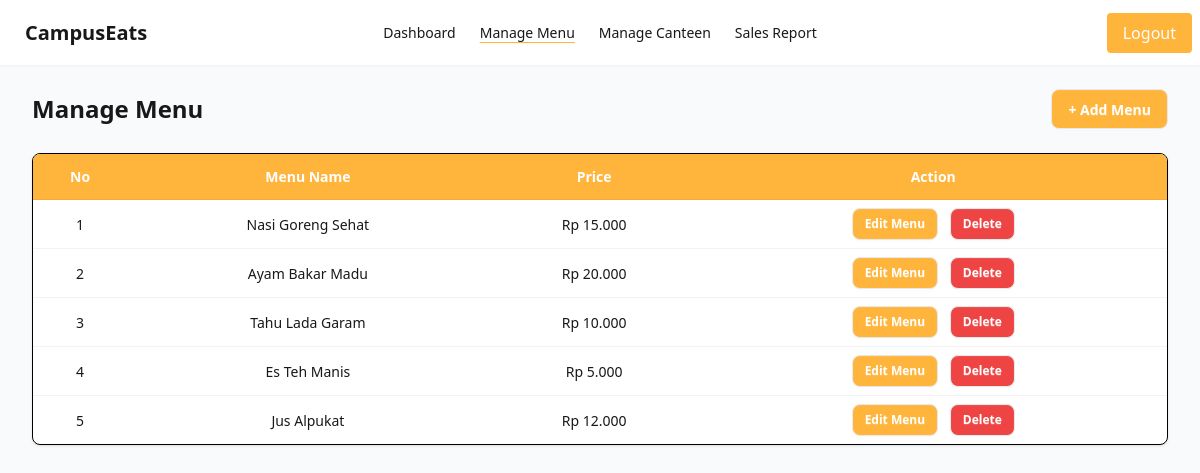
The page /pages/penjual/kelola_menu.php?id_penjual=29 (signed in) on the database its author committed.
### tables this page shows
CREATE TABLE `menu` (
  `id_menu` int(11) NOT NULL,
  `id_penjual` int(11) DEFAULT NULL,
  `nama_menu` varchar(255) NOT NULL,
  `harga` int(11) NOT NULL,
  `gambar` varchar(255) DEFAULT NULL
);

### pages/penjual/kelola_menu.php (the view, shortened to what this page needs)
<?php
if (isset($_GET['id_penjual'])) {
    $id_per_penjual = (int) $_GET['id_penjual'];
} else {
    header("Location: /campuseats/pages/auth/logout.php");
    exit();
}
include "../../database/model.php";
?>
<!DOCTYPE html>
<html data-theme="light" class="bg-background">
<head>
  <link href="/campuseats/dist/output.css" rel="stylesheet" />
  <link href="https://cdn.jsdelivr.net/npm/aos@2.3.4/dist/aos.css" rel="stylesheet">
  <link href="https://cdn.jsdelivr.net/npm/daisyui@5" rel="stylesheet" type="text/css" />
  <link rel="stylesheet" href="https://cdn.jsdelivr.net/npm/notyf/notyf.min.css" />
</head>
<body class="min-h-screen flex flex-col">
  <?php
  include '../../partials/navbar-penjual.php'; ?>
  <main class="w-full max-w-7xl mx-auto mt-6 px-4 sm:px-6 lg:px-8" data-aos="fade-up" data-aos-duration="1000">
  <div class="flex flex-col sm:flex-row justify-between items-start sm:items-center mb-6">
    <h2 class="text-2xl font-bold mb-4 sm:mb-0" data-aos="fade-right" data-aos-duration="1000">Manage Menu</h2>
    <div>
      <a href="tambah-menu.php?id_penjual=<?= $id_per_penjual ?>"
         class="btn bg-kuning text-white font-semibold rounded-lg px-4 py-2 hover:bg-yellow-600 whitespace-nowrap">
        + Add Menu
      </a>
    </div>
  </div>
  <div class="overflow-x-auto bg-white rounded-lg shadow border border-black">
    <?php
    $ambil_data_menu = mysqli_query($koneksi, "SELECT id_menu, nama_menu AS menu, harga FROM menu WHERE id_penjual = '$id_per_penjual'");
    if (mysqli_num_rows($ambil_data_menu) == 0) {
      echo "<p class='text-base mx-auto m-4 text-center text-gray-500'>No menu has been added yet</p>";
    } else {
      echo "
        <table class='table w-full min-w-[600px] text-center'>
          <thead class='bg-kuning text-white'>
            <tr>
              <th class='px-2 py-3'>No</th>
              <th class='px-2 py-3'>Menu Name</th>
              <th class='px-2 py-3'>Price</th>
              <th class='px-2 py-3'>Action</th>
            </tr>
          </thead>
          <tbody>
      ";
      $no = 1;
      while ($menu = mysqli_fetch_assoc($ambil_data_menu)) {
        $harga = number_format($menu['harga'], 0, ',', '.');
        echo "
          <tr class='hover:bg-gray-100'>
            <td class='px-2 py-2'>$no</td>
            <td class='px-2 py-2'>{$menu['menu']}</td>
            <td class='px-2 py-2'>Rp $harga</td>
            <td class='px-2 py-2 space-x-2 whitespace-nowrap'>
              <button onclick=\"confirmEdit({$menu['id_menu']}, $id_per_penjual)\"
                      class='btn btn-sm bg-kuning rounded-lg text-white hover:bg-yellow-600'>
                Edit Menu
              </button>
              <button onclick=\"confirmDelete({$menu['id_menu']}, $id_per_penjual)\"
                      class='btn btn-sm bg-red-500 text-white hover:bg-red-600 rounded-lg'>
                Delete
              </button>
            </td>
          </tr>
        ";
        $no++;
      }
      echo "
          </tbody>
        </table>
      ";
    }
    ?>
  </div>
</main>
</body>
</html>

### rows shown on the page
menu: nama_menu "Nasi Goreng Sehat", harga "15.000"
menu: nama_menu "Ayam Bakar Madu", harga "20.000"
menu: nama_menu "Tahu Lada Garam", harga "10.000"
menu: nama_menu "Es Teh Manis", harga "5.000"
menu: nama_menu "Jus Alpukat", harga "12.000"
